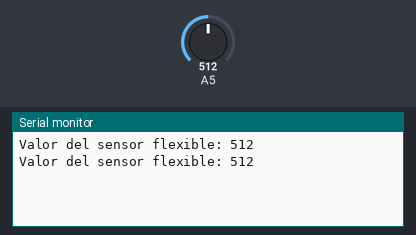
The sketch below on a simulated Arduino Uno, built with avr-gcc and run on an emulated ATmega328P. Shown: the last lines printed to the serial monitor. The test bench sets the inputs (shaded band); at power-on: A5 = 512.

Above: at 1.8 s.
1.9 s: A5 set to 716
At 2.4 s:
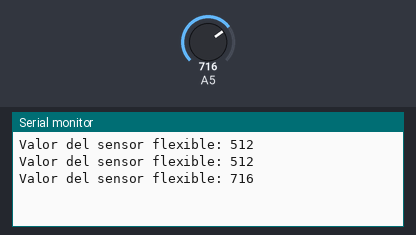
3.4 s: A5 set to 900
At 4.8 s:
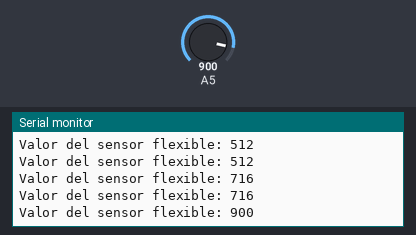
Timing chart, 0 to 6.4 s (numbered marks = the images above; inputs shaded):
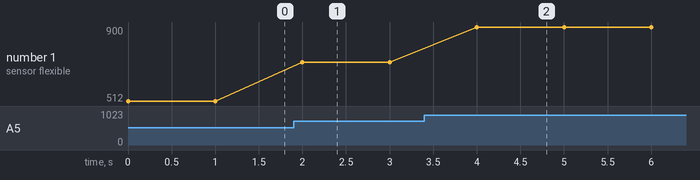

The sketch:

Codigo_Arduino_Lectura_Sensor_Flexible.ino
```cpp
const int Sflexible = A5;
int Estado = 0;

void setup()
{
  Serial.begin(9600);
}

void loop()
{
  Estado = analogRead(A5);
  Serial.print("Valor del sensor flexible: ");
  Serial.println(Estado);

  delay(1000);
}
```

Measured:
- after the input at 1.9 s, the serial monitor: prints a new line after 0.10 s (image 1)
- after the input at 3.4 s, the serial monitor: prints a new line after 0.60 s (image 2)
- plotted number 1: 512 → 716 after the input at 1.9 s, 716 → 900 after the input at 3.4 s
